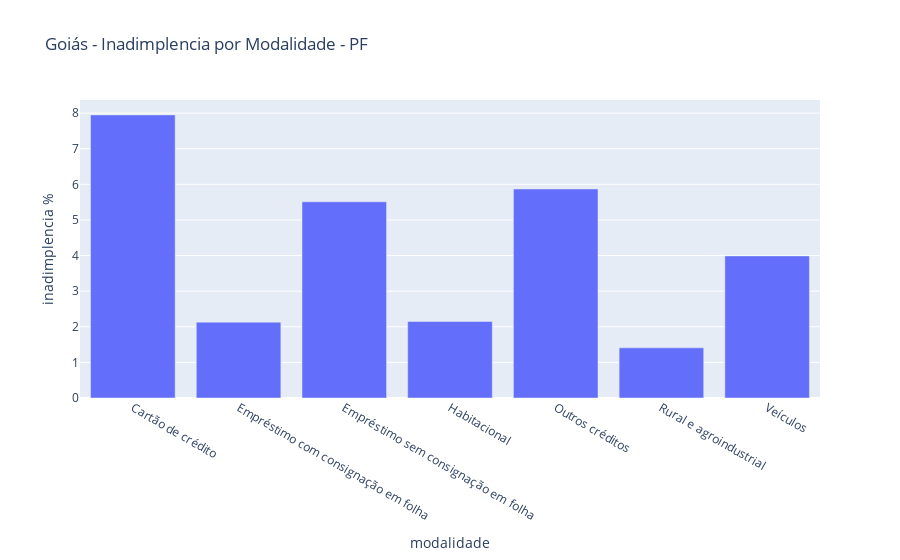

Notebook source saved alongside this figure:
### Code cell
cols=['modalidade', 'carteira_ativa', 'carteira_inadimplida_arrastada']
df1 = df_go.query('cliente=="PF"').loc[:, cols].groupby('modalidade').sum().reset_index()
df1['inadimplencia %']= round(df1['carteira_inadimplida_arrastada']*100/df1['carteira_ativa'],2)
fig = px.bar(df1, x='modalidade', y='inadimplencia %',title="Goiás - Inadimplencia por Modalidade - PF")
fig

### Figure 1 — Plotly figure (JSON) as saved in the notebook; plotly's stock layout.template omitted (floating-point values rounded to 4 significant figures)
{"data": [{"alignmentgroup": "True", "hovertemplate": "modalidade=%{x}<br>inadimplencia %=%{y}<extra></extra>", "legendgroup": "", "marker": {"color": "#636efa", "pattern": {"shape": ""}}, "name": "", "offsetgroup": "", "orientation": "v", "showlegend": false, "textposition": "auto", "type": "bar", "x": ["Cartão de crédito", "Empréstimo com consignação em folha", "Empréstimo sem consignação em folha", "Habitacional", "Outros créditos", "Rural e agroindustrial", "Veículos"], "xaxis": "x", "y": [7.95, 2.13, 5.51, 2.15, 5.87, 1.41, 3.99], "yaxis": "y"}], "layout": {"barmode": "relative", "legend": {"tracegroupgap": 0}, "title": {"text": "Goiás - Inadimplencia por Modalidade - PF"}, "xaxis": {"anchor": "y", "domain": [0, 1], "title": {"text": "modalidade"}}, "yaxis": {"anchor": "x", "domain": [0, 1], "title": {"text": "inadimplencia %"}}}}
